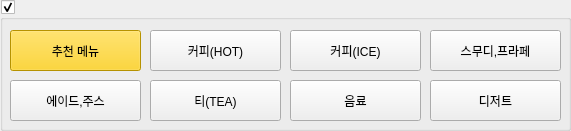
    <widget class="QGroupBox" name="groupBox_3">
     <property name="geometry">
      <rect>
       <x>20</x>
       <y>20</y>
       <width>571</width>
       <height>131</height>
      </rect>
     </property>
     <property name="title">
      <string/>
     </property>
     <property name="checkable">
      <bool>true</bool>
     </property>
     <property name="checked">
      <bool>true</bool>
     </property>
     <widget class="QPushButton" name="btn_cgr2">
      <property name="geometry">
       <rect>
        <x>150</x>
        <y>30</y>
        <width>131</width>
        <height>41</height>
       </rect>
      </property>
      <property name="styleSheet">
       <string notr="true"/>
      </property>
      <property name="text">
       <string>커피(HOT)</string>
      </property>
      <property name="checkable">
       <bool>true</bool>
      </property>
      <property name="checked">
       <bool>false</bool>
      </property>
     </widget>
     <widget class="QPushButton" name="btn_cgr1">
      <property name="geometry">
       <rect>
        <x>10</x>
        <y>30</y>
        <width>131</width>
        <height>41</height>
       </rect>
      </property>
      <property name="palette">
       <palette>
        <active>
         <colorrole role="Button">
          <brush brushstyle="SolidPattern">
           <color alpha="255">
            <red>255</red>
            <green>204</green>
            <blue>0</blue>
           </color>
          </brush>
         </colorrole>
         <colorrole role="Base">
          <brush brushstyle="SolidPattern">
           <color alpha="255">
            <red>255</red>
            <green>204</green>
            <blue>0</blue>
           </color>
          </brush>
         </colorrole>
         <colorrole role="Window">
          <brush brushstyle="SolidPattern">
           <color alpha="255">
            <red>255</red>
            <green>204</green>
            <blue>0</blue>
           </color>
          </brush>
         </colorrole>
        </active>
        <inactive>
         <colorrole role="Button">
          <brush brushstyle="SolidPattern">
           <color alpha="255">
            <red>255</red>
            <green>204</green>
            <blue>0</blue>
           </color>
          </brush>
         </colorrole>
         <colorrole role="Base">
          <brush brushstyle="SolidPattern">
           <color alpha="255">
            <red>255</red>
            <green>204</green>
            <blue>0</blue>
           </color>
          </brush>
         </colorrole>
         <colorrole role="Window">
          <brush brushstyle="SolidPattern">
           <color alpha="255">
            <red>255</red>
            <green>204</green>
            <blue>0</blue>
           </color>
          </brush>
         </colorrole>
        </inactive>
        <disabled>
         <colorrole role="Button">
          <brush brushstyle="SolidPattern">
           <color alpha="255">
            <red>255</red>
            <green>204</green>
            <blue>0</blue>
           </color>
          </brush>
         </colorrole>
         <colorrole role="Base">
          <brush brushstyle="SolidPattern">
           <color alpha="255">
            <red>255</red>
            <green>204</green>
            <blue>0</blue>
           </color>
          </brush>
         </colorrole>
         <colorrole role="Window">
          <brush brushstyle="SolidPattern">
           <color alpha="255">
            <red>255</red>
            <green>204</green>
            <blue>0</blue>
           </color>
          </brush>
         </colorrole>
        </disabled>
       </palette>
      </property>
      <property name="styleSheet">
       <string notr="true"/>
      </property>
      <property name="text">
       <string>추천 메뉴</string>
      </property>
      <property name="checkable">
       <bool>true</bool>
      </property>
      <property name="checked">
       <bool>false</bool>
      </property>
     </widget>
     <widget class="QPushButton" name="btn_cgr4">
      <property name="geometry">
       <rect>
        <x>430</x>
        <y>30</y>
        <width>131</width>
        <height>41</height>
       </rect>
      </property>
      <property name="styleSheet">
       <string notr="true"/>
      </property>
      <property name="text">
       <string>스무디,프라페</string>
      </property>
      <property name="checkable">
       <bool>true</bool>
      </property>
      <property name="checked">
       <bool>false</bool>
      </property>
     </widget>
     <widget class="QPushButton" name="btn_cgr8">
      <property name="geometry">
       <rect>
        <x>430</x>
        <y>80</y>
        <width>131</width>
        <height>41</height>
       </rect>
      </property>
      <property name="styleSheet">
       <string notr="true"/>
      </property>
      <property name="text">
       <string>디저트</string>
      </property>
      <property name="checkable">
       <bool>true</bool>
      </property>
      <property name="checked">
       <bool>false</bool>
      </property>
     </widget>
     <widget class="QPushButton" name="btn_cgr5">
      <property name="geometry">
       <rect>
        <x>10</x>
        <y>80</y>
        <width>131</width>
        <height>41</height>
       </rect>
      </property>
      <property name="styleSheet">
       <string notr="true"/>
      </property>
      <property name="text">
       <string>에이드,주스</string>
      </property>
      <property name="checkable">
       <bool>true</bool>
      </property>
      <property name="checked">
       <bool>false</bool>
      </property>
     </widget>
     <widget class="QPushButton" name="btn_cgr7">
      <property name="geometry">
       <rect>
        <x>290</x>
        <y>80</y>
        <width>131</width>
        <height>41</height>
       </rect>
      </property>
      <property name="styleSheet">
       <string notr="true"/>
      </property>
      <property name="text">
       <string>음료</string>
      </property>
      <property name="checkable">
       <bool>true</bool>
      </property>
      <property name="checked">
       <bool>false</bool>
      </property>
     </widget>
     <widget class="QPushButton" name="btn_cgr6">
      <property name="geometry">
       <rect>
        <x>150</x>
        <y>80</y>
        <width>131</width>
        <height>41</height>
       </rect>
      </property>
      <property name="styleSheet">
       <string notr="true"/>
      </property>
      <property name="text">
       <string>티(TEA)</string>
      </property>
      <property name="checkable">
       <bool>true</bool>
      </property>
      <property name="checked">
       <bool>false</bool>
      </property>
     </widget>
     <widget class="QPushButton" name="btn_cgr3">
      <property name="geometry">
       <rect>
        <x>290</x>
        <y>30</y>
        <width>131</width>
        <height>41</height>
       </rect>
      </property>
      <property name="styleSheet">
       <string notr="true"/>
      </property>
      <property name="text">
       <string>커피(ICE)</string>
      </property>
      <property name="checkable">
       <bool>true</bool>
      </property>
      <property name="checked">
       <bool>false</bool>
      </property>
     </widget>
    </widget>
